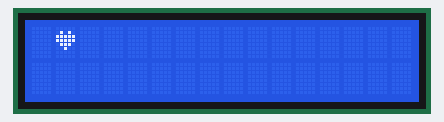
Recording of a sketch running on a simulated Arduino Uno, built with avr-gcc and run on an emulated ATmega328P. Shown: 16×2 character LCD.

Above: at 0.1 s.
At 0.6 s:
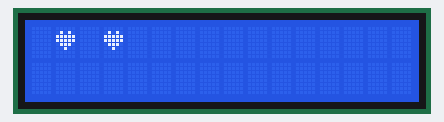
At 1.1 s:
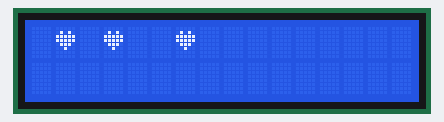
At 1.6 s:
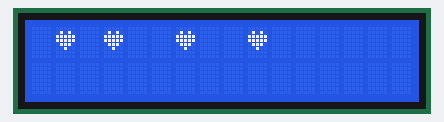
At 2.1 s:
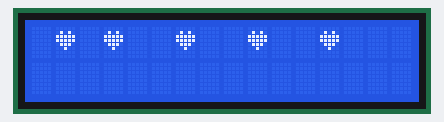
At 4.1 s:
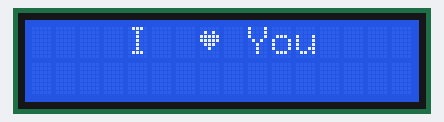

Measured:
- what the display in image 1 shows lasts 0.5 s, from 0.6 s to 1.1 s
- what the display in image 4 shows lasts 2.0 s, from 2.1 s to 4.1 s

The sketch:

LCDandLCM_Mega.ino
```cpp
#include <LiquidCrystal_I2C.h>

LiquidCrystal_I2C lcd(0x27, 16, 2); // I2C address 0x27, 16 column and 2 rows

byte customChar0[8] = {
  0b00000,
  0b01010,
  0b11111,
  0b11111,
  0b01110,
  0b00100,
  0b00000,
  0b00000
};


void setup()
{
  lcd.init(); // initialize the lcd
  lcd.backlight();
  lcd.createChar(0, customChar0); // create a new custom character (index 0)
  start();
  lcd.setCursor(4, 0);
  lcd.print("I");
  lcd.setCursor(7, 0); // move cursor to (2, 0)
  lcd.write((byte)0);  // print the custom char 0 at (2, 0)
  lcd.setCursor(9, 0);
  lcd.print("You");
}

void loop()
{
}


void start(){
  lcd.setCursor(1, 0);
  lcd.write((byte)0);  // print the custom char 0 at (2, 0)
  delay(500);
  lcd.setCursor(3, 0);
  lcd.write((byte)0);  // print the custom char 0 at (2, 0)
  delay(500);
  lcd.setCursor(6, 0);
  lcd.write((byte)0);  // print the custom char 0 at (2, 0)
  delay(500);
  lcd.setCursor(9, 0);
  lcd.write((byte)0);  // print the custom char 0 at (2, 0)
  delay(500);
  lcd.setCursor(12, 0);
  lcd.write((byte)0);  // print the custom char 0 at (2, 0)


  delay(2000);
  lcd.clear();


}
```
